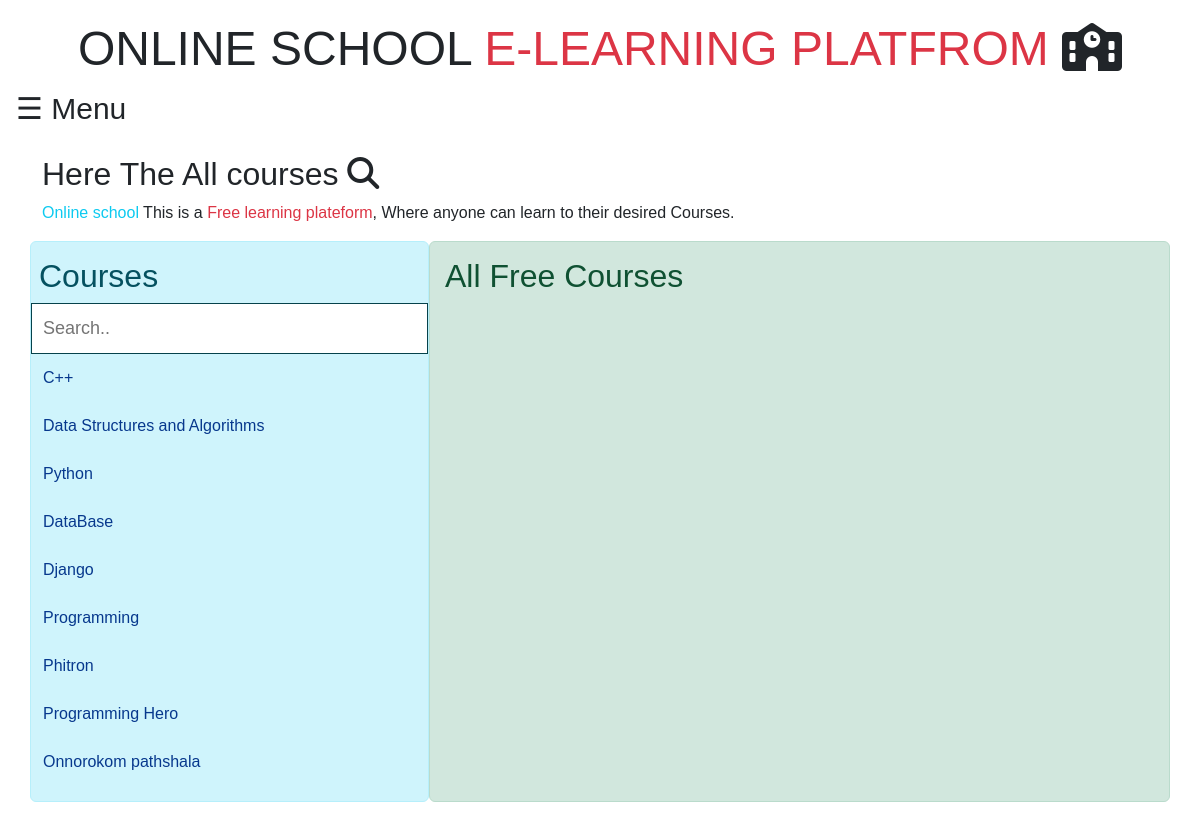
The page / on the database its author committed.
### cms/models.py (models this page shows)
class course(models.Model):
    cname = models.CharField(max_length=400)
    user = models.ForeignKey(teacher,on_delete=models.CASCADE)
    slug = AutoSlugField(populate_from='cname',max_length=250,unique=True,null=True,default=None)
    disp = models.TextField(default=False)
    dateof  = models.DateTimeField(auto_now_add=True)
    cimg = models.ImageField(upload_to='courseimg/' ,default=False)

### user/views.py (the view)
# urls.py: path('',views.index.as_view(),name='homepage'),
class index(View):
    def get(self, request):
        courses = course.objects.all()
        return render(request, 'index.html', {'courses': courses})

### templates/index.html (shortened to what this page needs)
{% extends 'core/base.html' %}
{% load static %}
{% block content %}
    {% include 'core/navbar.html' %}
   <div class="container mt-2">
    <h2> Here The All courses <i class="fas fa-search"></i> </h2>
    <p><span class="text-info">Online school</span> This is a <span class="text-danger">Free learning plateform</span>, Where anyone can learn to their desired Courses.</p>
    <div class="row">
      <div class="left alert alert-info" >
        <h2>Courses</h2>
        <input type="text" id="mySearch" onkeyup="myFunction()" placeholder="Search.." title="Type in a category">
        <ul id="myMenu">
            {% if courses %}
            {% for i in courses %}
            <li><a href="{% url 'useropencourse' id=i.slug  %}">{{i.cname | capfirst }}</a></li>
            {% endfor %}
            {% else %}
            <li><a href="#">No Course Yet</a></li>
            <li><p class="mx-3">We are sorry for that, we have no course yet.</p></li>
            {% endif %}
        </ul>
      </div>
      <div class="right alert alert-success" >
        <h2>All Free Courses</h2>
        <div class="container mt-2">
        </div>
      </div>
    </div>
    </div>
{% endblock content %}

### core/templates/core/navbar.html (style rules this page uses)
body { font-family: "Lato", sans-serif; }

### templates/index.html (style rules this page uses)
body { font-family: Arial, Helvetica, sans-serif; }
* { box-sizing: border-box; }
.row { display: flex; }
.left { flex: 35%; padding: 15px 0; }
.left h2 { padding-left: 8px; }
.right { flex: 65%; padding: 15px; }
#mySearch { width: 100%; font-size: 18px; padding: 11px; border: 1px solid #06424b; }
#myMenu { list-style-type: none; padding: 0; margin: 0; }
#myMenu li a { padding: 12px; text-decoration: none; color: rgb(7, 56, 141); display: block }

### rows shown on the page
course: cname "C++"
course: cname "Data Structures and Algorithms"
course: cname "Python"
course: cname "DataBase"
course: cname "Django"
course: cname "Programming"
course: cname "Phitron"
course: cname "Programming Hero"
course: cname "Onnorokom pathshala"
